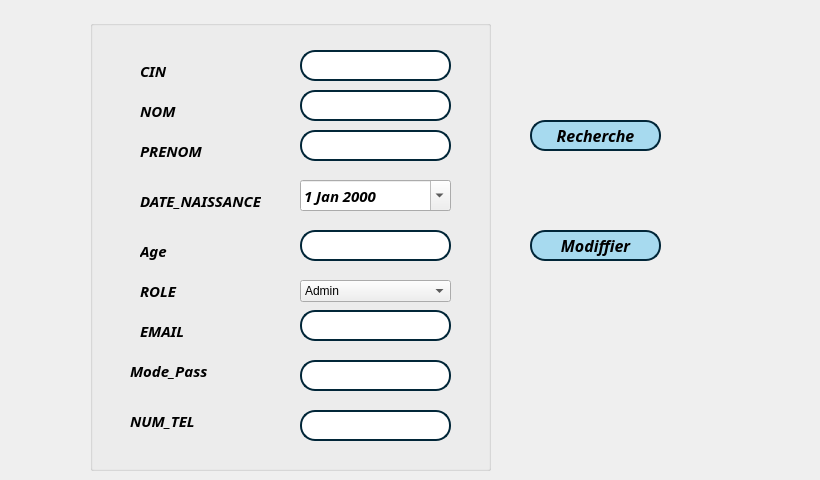
    <widget class="QWidget" name="tab_4">
     <attribute name="title">
      <string>Modiffier</string>
     </attribute>
     <widget class="MyButton" name="pt_modiffier">
      <property name="geometry">
       <rect>
        <x>530</x>
        <y>230</y>
        <width>131</width>
        <height>31</height>
       </rect>
      </property>
      <property name="font">
       <font>
        <family>Sitka</family>
        <pointsize>12</pointsize>
        <weight>75</weight>
        <italic>true</italic>
        <bold>true</bold>
       </font>
      </property>
      <property name="styleSheet">
       <string notr="true">QPushButton {
background-color: rgb(167, 218, 239);
border-radius: 15px;
border: 2px solid rgb(1, 38, 56);
}
QPushButton:hover {
background-color: qlineargradient(spread:pad, x1:0, y1:0, x2:0, y2:1, stop:0 rgb(167, 218, 239), stop:1 rgb(47, 109, 139));
}</string>
      </property>
      <property name="text">
       <string>Modiffier</string>
      </property>
     </widget>
     <widget class="MyButton" name="pt_recherche">
      <property name="geometry">
       <rect>
        <x>530</x>
        <y>120</y>
        <width>131</width>
        <height>31</height>
       </rect>
      </property>
      <property name="font">
       <font>
        <family>Sitka</family>
        <pointsize>12</pointsize>
        <weight>75</weight>
        <italic>true</italic>
        <bold>true</bold>
       </font>
      </property>
      <property name="styleSheet">
       <string notr="true">QPushButton {
background-color: rgb(167, 218, 239);
border-radius: 15px;
border: 2px solid rgb(1, 38, 56);
}
QPushButton:hover {
background-color: qlineargradient(spread:pad, x1:0, y1:0, x2:0, y2:1, stop:0 rgb(167, 218, 239), stop:1 rgb(47, 109, 139));
}</string>
      </property>
      <property name="text">
       <string>Recherche</string>
      </property>
     </widget>
     <widget class="QLabel" name="label_2">
      <property name="geometry">
       <rect>
        <x>630</x>
        <y>300</y>
        <width>181</width>
        <height>151</height>
       </rect>
      </property>
      <property name="styleSheet">
       <string notr="true">border-image: url(:/tayarni.png);</string>
      </property>
      <property name="text">
       <string/>
      </property>
     </widget>
     <widget class="QLabel" name="label_3">
      <property name="geometry">
       <rect>
        <x>90</x>
        <y>30</y>
        <width>561</width>
        <height>341</height>
       </rect>
      </property>
      <property name="styleSheet">
       <string notr="true">border-image: url(:/plane.png);</string>
      </property>
      <property name="text">
       <string/>
      </property>
     </widget>
     <widget class="QGroupBox" name="groupBox_3">
      <property name="geometry">
       <rect>
        <x>90</x>
        <y>20</y>
        <width>401</width>
        <height>451</height>
       </rect>
      </property>
      <property name="title">
       <string/>
      </property>
      <widget class="QLineEdit" name="LEMP_2">
       <property name="geometry">
        <rect>
         <x>210</x>
         <y>340</y>
         <width>151</width>
         <height>31</height>
        </rect>
       </property>
       <property name="styleSheet">
        <string notr="true">
border-radius: 15px;
border: 2px solid rgb(1, 38, 56);
background-color: rgb(255, 255, 255);</string>
       </property>
      </widget>
      <widget class="QLineEdit" name="LAGE_2">
       <property name="geometry">
        <rect>
         <x>210</x>
         <y>210</y>
         <width>151</width>
         <height>31</height>
        </rect>
       </property>
       <property name="styleSheet">
        <string notr="true">
border-radius: 15px;
border: 2px solid rgb(1, 38, 56);
background-color: rgb(255, 255, 255);</string>
       </property>
      </widget>
      <widget class="QLabel" name="CIN_2">
       <property name="geometry">
        <rect>
         <x>50</x>
         <y>40</y>
         <width>81</width>
         <height>21</height>
        </rect>
       </property>
       <property name="font">
        <font>
         <family>Sitka</family>
         <pointsize>11</pointsize>
         <weight>75</weight>
         <italic>true</italic>
         <bold>true</bold>
        </font>
       </property>
       <property name="text">
        <string>CIN</string>
       </property>
      </widget>
      <widget class="QLineEdit" name="LPRENOM_2">
       <property name="geometry">
        <rect>
         <x>210</x>
         <y>110</y>
         <width>151</width>
         <height>31</height>
        </rect>
       </property>
       <property name="styleSheet">
        <string notr="true">
border-radius: 15px;
border: 2px solid rgb(1, 38, 56);
background-color: rgb(255, 255, 255);</string>
       </property>
      </widget>
      <widget class="QLineEdit" name="LCIN_2">
       <property name="geometry">
        <rect>
         <x>210</x>
         <y>30</y>
         <width>151</width>
         <height>31</height>
        </rect>
       </property>
       <property name="styleSheet">
        <string notr="true">
border-radius: 15px;
border: 2px solid rgb(1, 38, 56);
background-color: rgb(255, 255, 255);</string>
       </property>
      </widget>
      <widget class="QLineEdit" name="LNOM_2">
       <property name="geometry">
        <rect>
         <x>210</x>
         <y>70</y>
         <width>151</width>
         <height>31</height>
        </rect>
       </property>
       <property name="styleSheet">
        <string notr="true">
border-radius: 15px;
border: 2px solid rgb(1, 38, 56);
background-color: rgb(255, 255, 255);</string>
       </property>
      </widget>
      <widget class="QLabel" name="PRENOM_2">
       <property name="geometry">
        <rect>
         <x>50</x>
         <y>120</y>
         <width>81</width>
         <height>21</height>
        </rect>
       </property>
       <property name="font">
        <font>
         <family>Sitka</family>
         <pointsize>11</pointsize>
         <weight>75</weight>
         <italic>true</italic>
         <bold>true</bold>
        </font>
       </property>
       <property name="text">
        <string>PRENOM</string>
       </property>
      </widget>
      <widget class="QLabel" name="NUM_TEL_2">
       <property name="geometry">
        <rect>
         <x>40</x>
         <y>390</y>
         <width>111</width>
         <height>21</height>
        </rect>
       </property>
       <property name="font">
        <font>
         <family>Sitka</family>
         <pointsize>11</pointsize>
         <weight>75</weight>
         <italic>true</italic>
         <bold>true</bold>
        </font>
       </property>
       <property name="text">
        <string>NUM_TEL</string>
       </property>
      </widget>
      <widget class="QLabel" name="EMAIL_2">
       <property name="geometry">
        <rect>
         <x>50</x>
         <y>300</y>
         <width>81</width>
         <height>21</height>
        </rect>
       </property>
       <property name="font">
        <font>
         <family>Sitka</family>
         <pointsize>11</pointsize>
         <weight>75</weight>
         <italic>true</italic>
         <bold>true</bold>
        </font>
       </property>
       <property name="text">
        <string>EMAIL</string>
       </property>
      </widget>
      <widget class="QLineEdit" name="LEMAIL_2">
       <property name="geometry">
        <rect>
         <x>210</x>
         <y>290</y>
         <width>151</width>
         <height>31</height>
        </rect>
       </property>
       <property name="styleSheet">
        <string notr="true">
border-radius: 15px;
border: 2px solid rgb(1, 38, 56);
background-color: rgb(255, 255, 255);</string>
       </property>
      </widget>
      <widget class="QLabel" name="MP_2">
       <property name="geometry">
        <rect>
         <x>40</x>
         <y>340</y>
         <width>111</width>
         <height>21</height>
        </rect>
       </property>
       <property name="font">
        <font>
         <family>Sitka</family>
         <pointsize>11</pointsize>
         <weight>75</weight>
         <italic>true</italic>
         <bold>true</bold>
        </font>
       </property>
       <property name="text">
        <string>Mode_Pass</string>
       </property>
      </widget>
      <widget class="QLabel" name="AGE_2">
       <property name="geometry">
        <rect>
         <x>50</x>
         <y>220</y>
         <width>81</width>
         <height>21</height>
        </rect>
       </property>
       <property name="font">
        <font>
         <family>Sitka</family>
         <pointsize>11</pointsize>
         <weight>75</weight>
         <italic>true</italic>
         <bold>true</bold>
        </font>
       </property>
       <property name="text">
        <string>Age</string>
       </property>
      </widget>
      <widget class="QDateEdit" name="LDATE_NAISSANCE_2">
       <property name="geometry">
        <rect>
         <x>210</x>
         <y>160</y>
         <width>151</width>
         <height>31</height>
        </rect>
       </property>
       <property name="font">
        <font>
         <family>Sitka</family>
         <pointsize>11</pointsize>
         <weight>75</weight>
         <italic>true</italic>
         <bold>true</bold>
        </font>
       </property>
       <property name="calendarPopup">
        <bool>true</bool>
       </property>
      </widget>
      <widget class="QLabel" name="ROLE_2">
       <property name="geometry">
        <rect>
         <x>50</x>
         <y>260</y>
         <width>81</width>
         <height>21</height>
        </rect>
       </property>
       <property name="font">
        <font>
         <family>Sitka</family>
         <pointsize>11</pointsize>
         <weight>75</weight>
         <italic>true</italic>
         <bold>true</bold>
        </font>
       </property>
       <property name="text">
        <string>ROLE</string>
       </property>
      </widget>
      <widget class="QLabel" name="DATE_NAISSANCE_2">
       <property name="geometry">
        <rect>
         <x>50</x>
         <y>170</y>
         <width>121</width>
         <height>21</height>
        </rect>
       </property>
       <property name="font">
        <font>
         <family>Sitka</family>
         <pointsize>11</pointsize>
         <weight>75</weight>
         <italic>true</italic>
         <bold>true</bold>
        </font>
       </property>
       <property name="text">
        <string>DATE_NAISSANCE</string>
       </property>
      </widget>
      <widget class="QComboBox" name="LROLE_2">
       <property name="geometry">
        <rect>
         <x>210</x>
         <y>260</y>
         <width>151</width>
         <height>22</height>
        </rect>
       </property>
       <item>
        <property name="text">
         <string>Admin</string>
        </property>
       </item>
       <item>
        <property name="text">
         <string>Employe</string>
        </property>
       </item>
       <item>
        <property name="text">
         <string>Voyageur</string>
        </property>
       </item>
       <item>
        <property name="text">
         <string>Voyage</string>
        </property>
       </item>
       <item>
        <property name="text">
         <string>Serveur</string>
        </property>
       </item>
       <item>
        <property name="text">
         <string>Client</string>
        </property>
       </item>
      </widget>
      <widget class="QLabel" name="NOM_2">
       <property name="geometry">
        <rect>
         <x>50</x>
         <y>80</y>
         <width>81</width>
         <height>21</height>
        </rect>
       </property>
       <property name="font">
        <font>
         <family>Sitka</family>
         <pointsize>11</pointsize>
         <weight>75</weight>
         <italic>true</italic>
         <bold>true</bold>
        </font>
       </property>
       <property name="text">
        <string>NOM</string>
       </property>
      </widget>
      <widget class="QLineEdit" name="LE_NUM_TEL_2">
       <property name="geometry">
        <rect>
         <x>210</x>
         <y>390</y>
         <width>151</width>
         <height>31</height>
        </rect>
       </property>
       <property name="styleSheet">
        <string notr="true">
border-radius: 15px;
border: 2px solid rgb(1, 38, 56);
background-color: rgb(255, 255, 255);</string>
       </property>
      </widget>
     </widget>
     <zorder>label_3</zorder>
     <zorder>pt_modiffier</zorder>
     <zorder>pt_recherche</zorder>
     <zorder>label_2</zorder>
     <zorder>groupBox_3</zorder>
    </widget>
